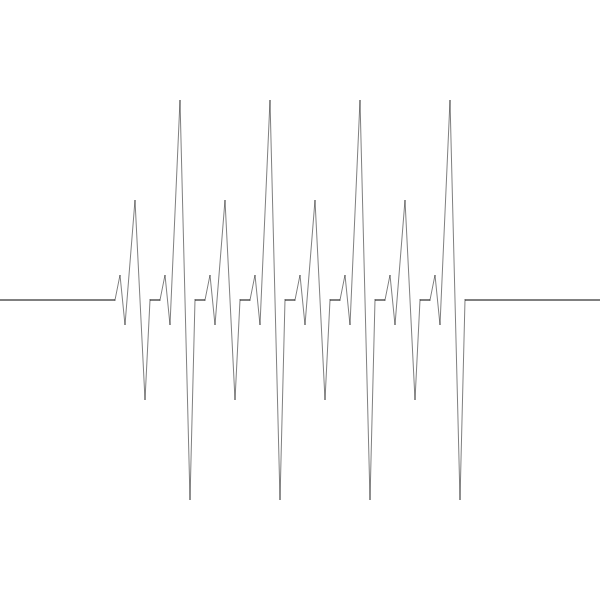
Frame 1 (no input)
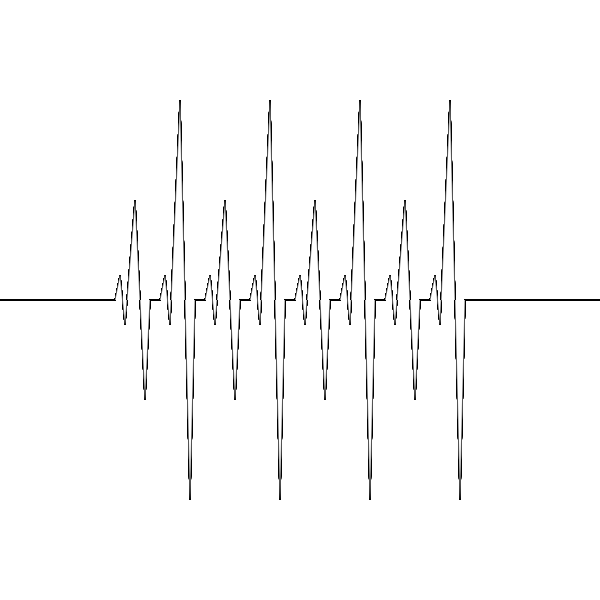
Frame 60 (no input)
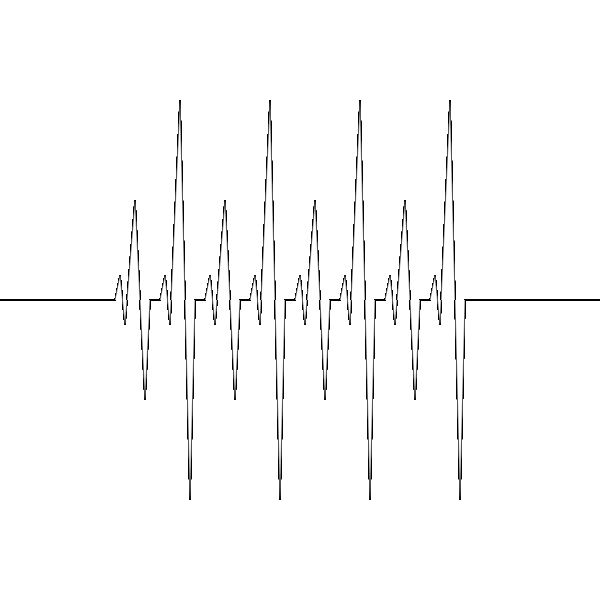
Frame 120 (the mouse pressed at the canvas centre since frame 60)

The p5.js sketch that drew these frames (run headless with seeded random() and noise() and a simulated clock; from frame 60 on, the mouse is pressed at the canvas centre):

// p5.js sketch
// ── sketch.js
function setup() {
  createCanvas(600, 600);
  background(255);
  // put setup code here
}

function draw() {
  // put drawing code here
   line(0, 300, 115, 300); //flat
   line(150, 300, 160, 300);
   line(195, 300, 205, 300);
   line(240, 300, 250, 300);
   line(285, 300, 295, 300);
   line(330, 300, 340, 300);
   line(375, 300, 385, 300);
   line(420, 300, 430, 300);
   line(465, 300, width, 300);

   //println(mouseX);

   //noFill();
   strokeWeight(.5);
   beginShape();
   vertex(115, 300);
   vertex(120, 275);
   vertex(125, 325);
   vertex(135, 200);
   vertex(145, 400);
   vertex(150, 300);
   endShape();
   
   beginShape();
   vertex(160, 300);
   vertex(165, 275);
   vertex(170, 325);
   vertex(180, 100);
   vertex(190, 500);
   vertex(195, 300);
   endShape();
   
   beginShape();
   vertex(205, 300);
   vertex(210, 275);
   vertex(215, 325);
   vertex(225, 200);
   vertex(235, 400);
   vertex(240, 300);
   endShape();
   
   beginShape();
   vertex(250, 300);
   vertex(255, 275);
   vertex(260, 325);
   vertex(270, 100);
   vertex(280, 500);
   vertex(285, 300);
   endShape();
   
   beginShape();
   vertex(295, 300);
   vertex(300, 275);
   vertex(305, 325);
   vertex(315, 200);
   vertex(325, 400);
   vertex(330, 300);
   endShape();
   
   beginShape();
   vertex(340, 300);
   vertex(345, 275);
   vertex(350, 325);
   vertex(360, 100);
   vertex(370, 500);
   vertex(375, 300);
   endShape();
   
   beginShape();
   vertex(385, 300);
   vertex(390, 275);
   vertex(395, 325);
   vertex(405, 200);
   vertex(415, 400);
   vertex(420, 300);
   endShape();
   
   beginShape();
   vertex(430, 300);
   vertex(435, 275);
   vertex(440, 325);
   vertex(450, 100);
   vertex(460, 500);
   vertex(465, 300);
   endShape();
}
